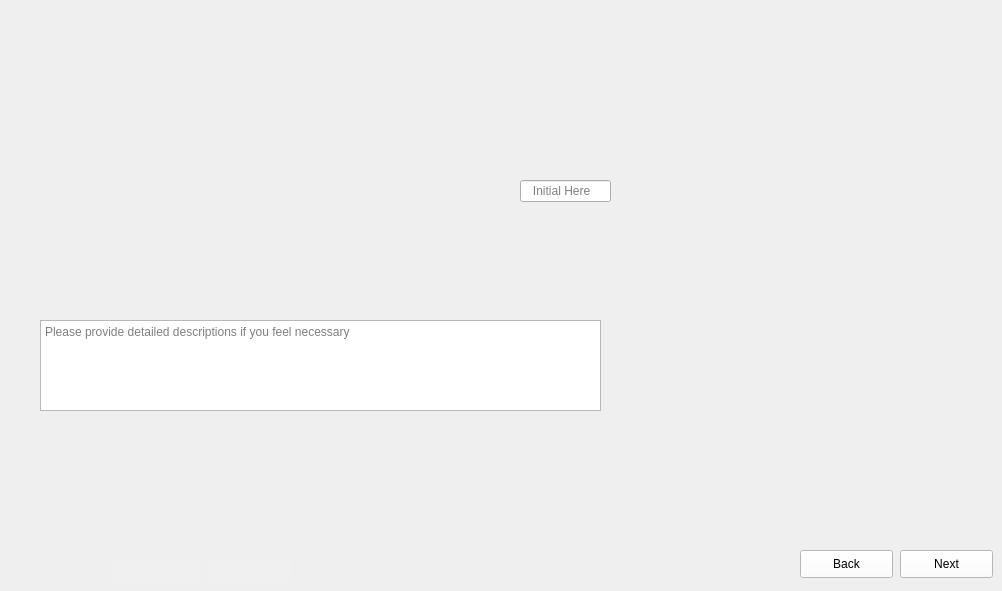
      <widget class="QWidget" name="PreLap_First_Epoxy_Fill_2">
       <property name="maximumSize">
        <size>
         <width>1024</width>
         <height>600</height>
        </size>
       </property>
       <property name="styleSheet">
        <string notr="true">border-image: url(:/images/images/Pre_Lap_First_Epoxy_Fill_2.png);</string>
       </property>
       <widget class="QLineEdit" name="PreLap_First_Epoxy_Fill_2_Data">
        <property name="geometry">
         <rect>
          <x>520</x>
          <y>180</y>
          <width>91</width>
          <height>22</height>
         </rect>
        </property>
        <property name="styleSheet">
         <string notr="true">border-image:None;</string>
        </property>
        <property name="placeholderText">
         <string>   Initial Here</string>
        </property>
       </widget>
       <widget class="QTextEdit" name="PreLap_First_Epoxy_Fill_2_Comments">
        <property name="geometry">
         <rect>
          <x>40</x>
          <y>320</y>
          <width>561</width>
          <height>91</height>
         </rect>
        </property>
        <property name="styleSheet">
         <string notr="true">border-image:None;</string>
        </property>
        <property name="placeholderText">
         <string>Please provide detailed descriptions if you feel necessary </string>
        </property>
       </widget>
       <widget class="QLineEdit" name="PreLap_First_Epoxy_Fill_2_Initials">
        <property name="geometry">
         <rect>
          <x>210</x>
          <y>560</y>
          <width>81</width>
          <height>22</height>
         </rect>
        </property>
        <property name="styleSheet">
         <string notr="true">QLineEdit{
background-color: rgb(240, 240, 240);
border: none;
border-image:None;
}</string>
        </property>
       </widget>
       <widget class="QLineEdit" name="PreLap_First_Epoxy_Fill_2_Dates">
        <property name="geometry">
         <rect>
          <x>110</x>
          <y>560</y>
          <width>91</width>
          <height>22</height>
         </rect>
        </property>
        <property name="styleSheet">
         <string notr="true">QLineEdit{
background-color: rgb(240, 240, 240);
border: none;
border-image:None;
}</string>
        </property>
       </widget>
       <widget class="QPushButton" name="PreLap_First_Epoxy_Fill_2_Next">
        <property name="geometry">
         <rect>
          <x>900</x>
          <y>550</y>
          <width>93</width>
          <height>28</height>
         </rect>
        </property>
        <property name="styleSheet">
         <string notr="true">QPushButton{
background-color: rgb(255, 255, 255);
height: 35px;
border-image:None;
}
QPushButton::hover{
background-color: rgb(0, 0, 255);
}
QPushButton:pressed{
padding-top:7px;
padding-top:7px;
}</string>
        </property>
        <property name="text">
         <string>Next</string>
        </property>
       </widget>
       <widget class="QPushButton" name="PreLap_First_Epoxy_Fill_2_Back">
        <property name="geometry">
         <rect>
          <x>800</x>
          <y>550</y>
          <width>93</width>
          <height>28</height>
         </rect>
        </property>
        <property name="styleSheet">
         <string notr="true">QPushButton{
background-color: rgb(255, 255, 255);
height: 35px;
border-image:None;
}
QPushButton::hover{
background-color: rgb(0, 0, 255);
}
QPushButton:pressed{
padding-top:7px;
padding-top:7px;
}</string>
        </property>
        <property name="text">
         <string>Back</string>
        </property>
       </widget>
      </widget>
